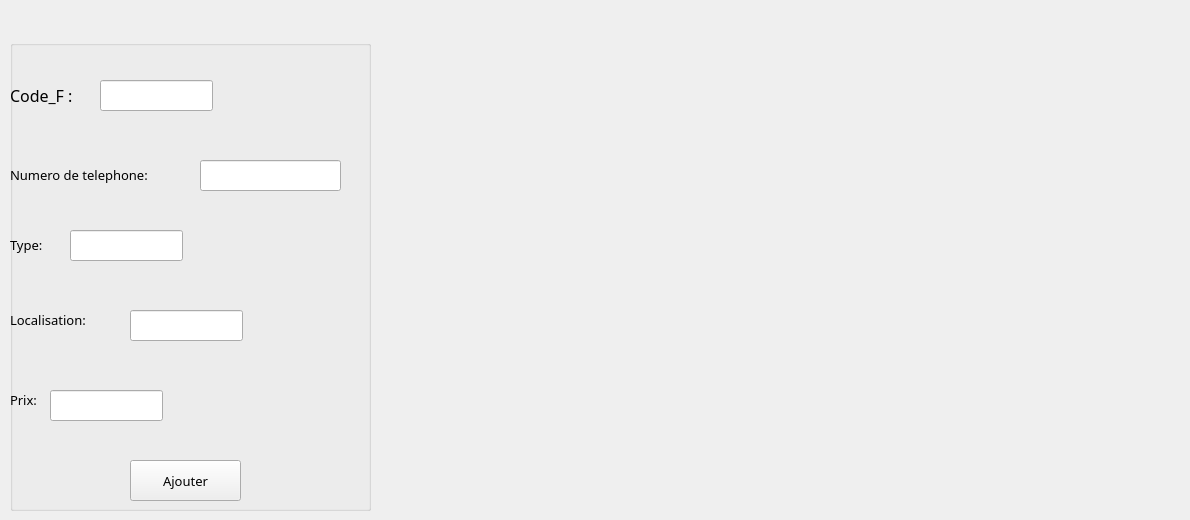
      <widget class="QWidget" name="ajout">
       <property name="font">
        <font>
         <family>MV Boli</family>
         <pointsize>10</pointsize>
        </font>
       </property>
       <attribute name="icon">
        <iconset resource="photos.qrc">
         <normaloff>:/pluus.png</normaloff>:/pluus.png</iconset>
       </attribute>
       <attribute name="title">
        <string>Ajouter</string>
       </attribute>
       <attribute name="toolTip">
        <string>Ajout d&quot;un fournisseur</string>
       </attribute>
       <widget class="QLabel" name="label">
        <property name="geometry">
         <rect>
          <x>380</x>
          <y>50</y>
          <width>801</width>
          <height>381</height>
         </rect>
        </property>
        <property name="text">
         <string/>
        </property>
        <property name="pixmap">
         <pixmap resource="photos.qrc">:/livraison-fournisseurs-achats-gestion-commerciale.png</pixmap>
        </property>
       </widget>
       <widget class="QGroupBox" name="groupBox_7">
        <property name="enabled">
         <bool>true</bool>
        </property>
        <property name="geometry">
         <rect>
          <x>10</x>
          <y>40</y>
          <width>361</width>
          <height>471</height>
         </rect>
        </property>
        <property name="mouseTracking">
         <bool>false</bool>
        </property>
        <property name="autoFillBackground">
         <bool>false</bool>
        </property>
        <property name="title">
         <string/>
        </property>
        <property name="flat">
         <bool>true</bool>
        </property>
        <property name="checkable">
         <bool>false</bool>
        </property>
        <widget class="QLabel" name="code_fournisseur">
         <property name="geometry">
          <rect>
           <x>0</x>
           <y>40</y>
           <width>151</width>
           <height>31</height>
          </rect>
         </property>
         <property name="font">
          <font>
           <family>MV Boli</family>
           <pointsize>10</pointsize>
          </font>
         </property>
         <property name="text">
          <string>&lt;html&gt;&lt;head/&gt;&lt;body&gt;&lt;p&gt;&lt;span style=&quot; font-size:12pt;&quot;&gt;Code_F :&lt;/span&gt;&lt;/p&gt;&lt;/body&gt;&lt;/html&gt;</string>
         </property>
        </widget>
        <widget class="QLineEdit" name="lineEdit_Code_fournisseur">
         <property name="geometry">
          <rect>
           <x>90</x>
           <y>40</y>
           <width>113</width>
           <height>31</height>
          </rect>
         </property>
         <property name="font">
          <font>
           <family>MV Boli</family>
           <pointsize>10</pointsize>
          </font>
         </property>
        </widget>
        <widget class="QLabel" name="label_29">
         <property name="geometry">
          <rect>
           <x>0</x>
           <y>190</y>
           <width>51</width>
           <height>31</height>
          </rect>
         </property>
         <property name="font">
          <font>
           <family>MV Boli</family>
           <pointsize>10</pointsize>
           <weight>50</weight>
           <bold>false</bold>
          </font>
         </property>
         <property name="text">
          <string>&lt;html&gt;&lt;head/&gt;&lt;body&gt;&lt;p&gt;&lt;span style=&quot; font-size:10pt;&quot;&gt;Type: &lt;/span&gt;&lt;/p&gt;&lt;/body&gt;&lt;/html&gt;</string>
         </property>
        </widget>
        <widget class="QLineEdit" name="lineEdit_Type_fournisseur">
         <property name="geometry">
          <rect>
           <x>60</x>
           <y>190</y>
           <width>113</width>
           <height>31</height>
          </rect>
         </property>
         <property name="font">
          <font>
           <family>MV Boli</family>
           <pointsize>10</pointsize>
          </font>
         </property>
        </widget>
        <widget class="QLabel" name="label_30">
         <property name="geometry">
          <rect>
           <x>0</x>
           <y>120</y>
           <width>181</width>
           <height>31</height>
          </rect>
         </property>
         <property name="font">
          <font>
           <family>MV Boli</family>
           <pointsize>10</pointsize>
          </font>
         </property>
         <property name="text">
          <string>&lt;html&gt;&lt;head/&gt;&lt;body&gt;&lt;p&gt;&lt;span style=&quot; font-size:10pt;&quot;&gt;Numero de telephone: &lt;/span&gt;&lt;/p&gt;&lt;/body&gt;&lt;/html&gt;</string>
         </property>
        </widget>
        <widget class="QLineEdit" name="lineEdit_Num_fourniseur">
         <property name="geometry">
          <rect>
           <x>190</x>
           <y>120</y>
           <width>141</width>
           <height>31</height>
          </rect>
         </property>
         <property name="font">
          <font>
           <family>MV Boli</family>
           <pointsize>10</pointsize>
          </font>
         </property>
        </widget>
        <widget class="QLabel" name="label_31">
         <property name="geometry">
          <rect>
           <x>0</x>
           <y>270</y>
           <width>101</width>
           <height>21</height>
          </rect>
         </property>
         <property name="font">
          <font>
           <family>MV Boli</family>
           <pointsize>10</pointsize>
          </font>
         </property>
         <property name="text">
          <string>&lt;html&gt;&lt;head/&gt;&lt;body&gt;&lt;p&gt;&lt;span style=&quot; font-size:10pt;&quot;&gt;Localisation: &lt;/span&gt;&lt;/p&gt;&lt;/body&gt;&lt;/html&gt;</string>
         </property>
        </widget>
        <widget class="QLineEdit" name="lineEdit_Localisation_fournisseur">
         <property name="geometry">
          <rect>
           <x>120</x>
           <y>270</y>
           <width>113</width>
           <height>31</height>
          </rect>
         </property>
         <property name="font">
          <font>
           <family>MV Boli</family>
           <pointsize>10</pointsize>
          </font>
         </property>
        </widget>
        <widget class="QLabel" name="label_32">
         <property name="geometry">
          <rect>
           <x>0</x>
           <y>350</y>
           <width>41</width>
           <height>21</height>
          </rect>
         </property>
         <property name="font">
          <font>
           <family>MV Boli</family>
           <pointsize>10</pointsize>
          </font>
         </property>
         <property name="text">
          <string>&lt;html&gt;&lt;head/&gt;&lt;body&gt;&lt;p&gt;&lt;span style=&quot; font-size:10pt;&quot;&gt;Prix: &lt;/span&gt;&lt;/p&gt;&lt;/body&gt;&lt;/html&gt;</string>
         </property>
        </widget>
        <widget class="QLineEdit" name="lineEdit_Prix_fournisseur">
         <property name="geometry">
          <rect>
           <x>40</x>
           <y>350</y>
           <width>113</width>
           <height>31</height>
          </rect>
         </property>
         <property name="font">
          <font>
           <family>MV Boli</family>
           <pointsize>10</pointsize>
          </font>
         </property>
        </widget>
        <widget class="QPushButton" name="Ajouter_fournisseur">
         <property name="geometry">
          <rect>
           <x>120</x>
           <y>420</y>
           <width>111</width>
           <height>41</height>
          </rect>
         </property>
         <property name="font">
          <font>
           <family>MV Boli</family>
           <pointsize>10</pointsize>
          </font>
         </property>
         <property name="text">
          <string>Ajouter</string>
         </property>
         <property name="icon">
          <iconset resource="photos.qrc">
           <normaloff>:/pluus.png</normaloff>:/pluus.png</iconset>
         </property>
        </widget>
       </widget>
      </widget>
